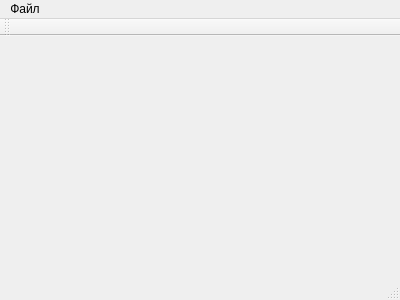
<?xml version="1.0" encoding="UTF-8"?>
<ui version="4.0">
 <class>MainWindow</class>
 <widget class="QMainWindow" name="MainWindow">
  <property name="geometry">
   <rect>
    <x>0</x>
    <y>0</y>
    <width>400</width>
    <height>300</height>
   </rect>
  </property>
  <property name="windowTitle">
   <string>MainWindow</string>
  </property>
  <widget class="QWidget" name="centralWidget"/>
  <widget class="QMenuBar" name="menuBar">
   <property name="geometry">
    <rect>
     <x>0</x>
     <y>0</y>
     <width>400</width>
     <height>21</height>
    </rect>
   </property>
   <widget class="QMenu" name="menu">
    <property name="title">
     <string>Файл</string>
    </property>
    <addaction name="action"/>
    <addaction name="separator"/>
    <addaction name="action_3"/>
   </widget>
   <addaction name="menu"/>
  </widget>
  <widget class="QToolBar" name="mainToolBar">
   <attribute name="toolBarArea">
    <enum>TopToolBarArea</enum>
   </attribute>
   <attribute name="toolBarBreak">
    <bool>false</bool>
   </attribute>
  </widget>
  <widget class="QStatusBar" name="statusBar"/>
  <action name="action">
   <property name="text">
    <string>Нова гра</string>
   </property>
  </action>
  <action name="action_2">
   <property name="text">
    <string>_________________________________________</string>
   </property>
  </action>
  <action name="action_3">
   <property name="text">
    <string>Вийти</string>
   </property>
  </action>
 </widget>
 <layoutdefault spacing="6" margin="11"/>
 <resources/>
 <connections/>
</ui>
